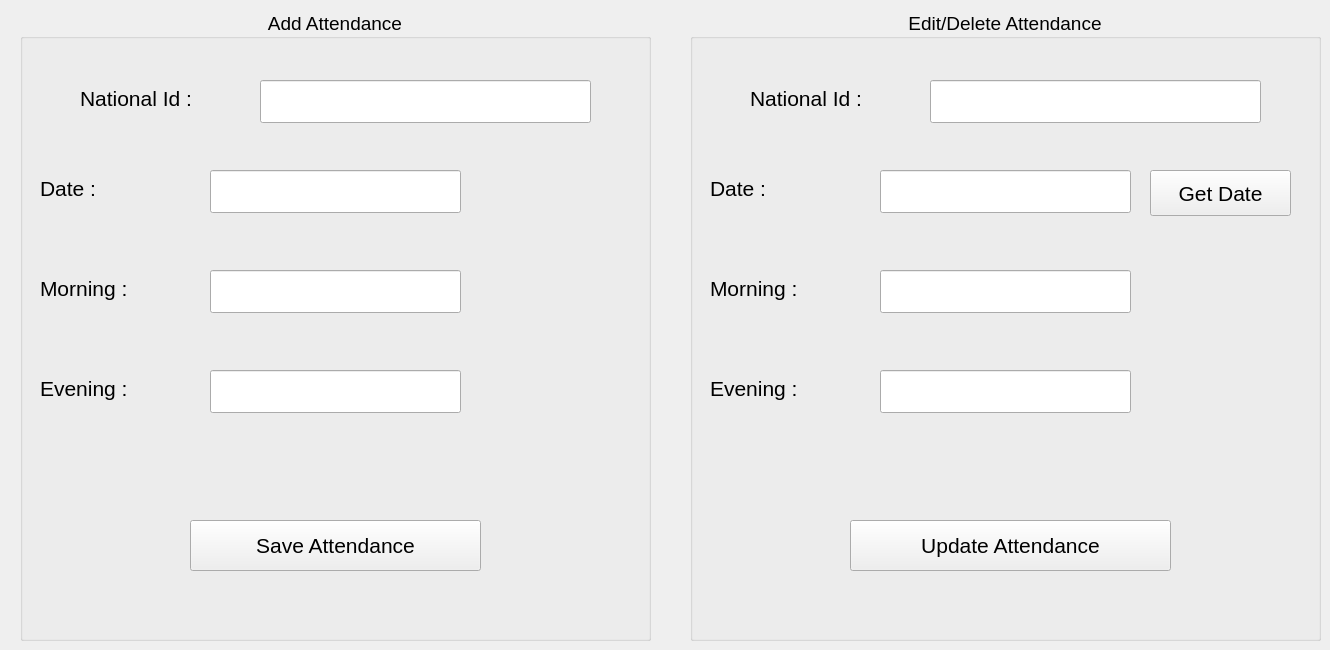
    <widget class="QWidget" name="tab_3">
     <attribute name="title">
      <string>Page</string>
     </attribute>
     <widget class="QGroupBox" name="add_attendance_groupBox">
      <property name="geometry">
       <rect>
        <x>20</x>
        <y>10</y>
        <width>631</width>
        <height>631</height>
       </rect>
      </property>
      <property name="font">
       <font>
        <family>Segoe UI</family>
        <pointsize>14</pointsize>
       </font>
      </property>
      <property name="title">
       <string>Add Attendance</string>
      </property>
      <property name="alignment">
       <set>Qt::AlignCenter</set>
      </property>
      <widget class="QLineEdit" name="national_id_attendance_lineEdit">
       <property name="geometry">
        <rect>
         <x>240</x>
         <y>70</y>
         <width>331</width>
         <height>43</height>
        </rect>
       </property>
       <property name="font">
        <font>
         <family>Segoe UI</family>
         <pointsize>16</pointsize>
        </font>
       </property>
      </widget>
      <widget class="QLabel" name="national_id_attendance_label">
       <property name="geometry">
        <rect>
         <x>60</x>
         <y>70</y>
         <width>152</width>
         <height>37</height>
        </rect>
       </property>
       <property name="font">
        <font>
         <family>Segoe UI</family>
         <pointsize>16</pointsize>
        </font>
       </property>
       <property name="text">
        <string>National Id : </string>
       </property>
      </widget>
      <widget class="QLabel" name="date_attendance_label">
       <property name="geometry">
        <rect>
         <x>20</x>
         <y>160</y>
         <width>76</width>
         <height>37</height>
        </rect>
       </property>
       <property name="font">
        <font>
         <family>Segoe UI</family>
         <pointsize>16</pointsize>
        </font>
       </property>
       <property name="text">
        <string>Date : </string>
       </property>
      </widget>
      <widget class="QLineEdit" name="date_attendance_lineEdit">
       <property name="geometry">
        <rect>
         <x>190</x>
         <y>160</y>
         <width>251</width>
         <height>43</height>
        </rect>
       </property>
       <property name="font">
        <font>
         <family>Segoe UI</family>
         <pointsize>16</pointsize>
        </font>
       </property>
      </widget>
      <widget class="QLabel" name="morning_attendance_label">
       <property name="geometry">
        <rect>
         <x>20</x>
         <y>260</y>
         <width>122</width>
         <height>37</height>
        </rect>
       </property>
       <property name="font">
        <font>
         <family>Segoe UI</family>
         <pointsize>16</pointsize>
        </font>
       </property>
       <property name="text">
        <string>Morning : </string>
       </property>
      </widget>
      <widget class="QLineEdit" name="morning_attendance_lineEdit">
       <property name="geometry">
        <rect>
         <x>190</x>
         <y>260</y>
         <width>251</width>
         <height>43</height>
        </rect>
       </property>
       <property name="font">
        <font>
         <family>Segoe UI</family>
         <pointsize>16</pointsize>
        </font>
       </property>
      </widget>
      <widget class="QLineEdit" name="evening_attendance_lineEdit">
       <property name="geometry">
        <rect>
         <x>190</x>
         <y>360</y>
         <width>251</width>
         <height>43</height>
        </rect>
       </property>
       <property name="font">
        <font>
         <family>Segoe UI</family>
         <pointsize>16</pointsize>
        </font>
       </property>
      </widget>
      <widget class="QLabel" name="evening_attendance_label">
       <property name="geometry">
        <rect>
         <x>20</x>
         <y>360</y>
         <width>114</width>
         <height>37</height>
        </rect>
       </property>
       <property name="font">
        <font>
         <family>Segoe UI</family>
         <pointsize>16</pointsize>
        </font>
       </property>
       <property name="text">
        <string>Evening : </string>
       </property>
      </widget>
      <widget class="QPushButton" name="save_attendance_pushButton">
       <property name="geometry">
        <rect>
         <x>170</x>
         <y>510</y>
         <width>291</width>
         <height>51</height>
        </rect>
       </property>
       <property name="font">
        <font>
         <family>Segoe UI</family>
         <pointsize>16</pointsize>
        </font>
       </property>
       <property name="text">
        <string>Save Attendance</string>
       </property>
      </widget>
     </widget>
     <widget class="QGroupBox" name="edit_attendance_groupBox">
      <property name="geometry">
       <rect>
        <x>690</x>
        <y>10</y>
        <width>631</width>
        <height>631</height>
       </rect>
      </property>
      <property name="font">
       <font>
        <pointsize>14</pointsize>
       </font>
      </property>
      <property name="title">
       <string>Edit/Delete Attendance</string>
      </property>
      <property name="alignment">
       <set>Qt::AlignCenter</set>
      </property>
      <widget class="QLineEdit" name="morning_attendance_lineEdit_edit">
       <property name="geometry">
        <rect>
         <x>190</x>
         <y>260</y>
         <width>251</width>
         <height>43</height>
        </rect>
       </property>
       <property name="font">
        <font>
         <pointsize>16</pointsize>
        </font>
       </property>
      </widget>
      <widget class="QLabel" name="date_attendance_label_edit">
       <property name="geometry">
        <rect>
         <x>20</x>
         <y>160</y>
         <width>76</width>
         <height>37</height>
        </rect>
       </property>
       <property name="font">
        <font>
         <pointsize>16</pointsize>
        </font>
       </property>
       <property name="text">
        <string>Date : </string>
       </property>
      </widget>
      <widget class="QLineEdit" name="date_attendance_lineEdit_edit">
       <property name="geometry">
        <rect>
         <x>190</x>
         <y>160</y>
         <width>251</width>
         <height>43</height>
        </rect>
       </property>
       <property name="font">
        <font>
         <pointsize>16</pointsize>
        </font>
       </property>
      </widget>
      <widget class="QLabel" name="evening_attendance_label_edit">
       <property name="geometry">
        <rect>
         <x>20</x>
         <y>360</y>
         <width>114</width>
         <height>37</height>
        </rect>
       </property>
       <property name="font">
        <font>
         <pointsize>16</pointsize>
        </font>
       </property>
       <property name="text">
        <string>Evening : </string>
       </property>
      </widget>
      <widget class="QPushButton" name="update_attendance_pushButton">
       <property name="geometry">
        <rect>
         <x>160</x>
         <y>510</y>
         <width>321</width>
         <height>51</height>
        </rect>
       </property>
       <property name="font">
        <font>
         <pointsize>16</pointsize>
        </font>
       </property>
       <property name="text">
        <string>Update Attendance</string>
       </property>
      </widget>
      <widget class="QLabel" name="national_id_attendance_label_edit">
       <property name="geometry">
        <rect>
         <x>60</x>
         <y>70</y>
         <width>152</width>
         <height>37</height>
        </rect>
       </property>
       <property name="font">
        <font>
         <pointsize>16</pointsize>
        </font>
       </property>
       <property name="text">
        <string>National Id : </string>
       </property>
      </widget>
      <widget class="QLineEdit" name="national_id_attendance_lineEdit_edit">
       <property name="geometry">
        <rect>
         <x>240</x>
         <y>70</y>
         <width>331</width>
         <height>43</height>
        </rect>
       </property>
       <property name="font">
        <font>
         <pointsize>16</pointsize>
        </font>
       </property>
      </widget>
      <widget class="QLineEdit" name="evening_attendance_lineEdit_edit">
       <property name="geometry">
        <rect>
         <x>190</x>
         <y>360</y>
         <width>251</width>
         <height>43</height>
        </rect>
       </property>
       <property name="font">
        <font>
         <pointsize>16</pointsize>
        </font>
       </property>
      </widget>
      <widget class="QLabel" name="morning_attendance_label_edit">
       <property name="geometry">
        <rect>
         <x>20</x>
         <y>260</y>
         <width>122</width>
         <height>37</height>
        </rect>
       </property>
       <property name="font">
        <font>
         <pointsize>16</pointsize>
        </font>
       </property>
       <property name="text">
        <string>Morning : </string>
       </property>
      </widget>
      <widget class="QPushButton" name="get_date_pushButton">
       <property name="geometry">
        <rect>
         <x>460</x>
         <y>160</y>
         <width>141</width>
         <height>46</height>
        </rect>
       </property>
       <property name="font">
        <font>
         <pointsize>16</pointsize>
        </font>
       </property>
       <property name="text">
        <string>Get Date</string>
       </property>
      </widget>
     </widget>
    </widget>
